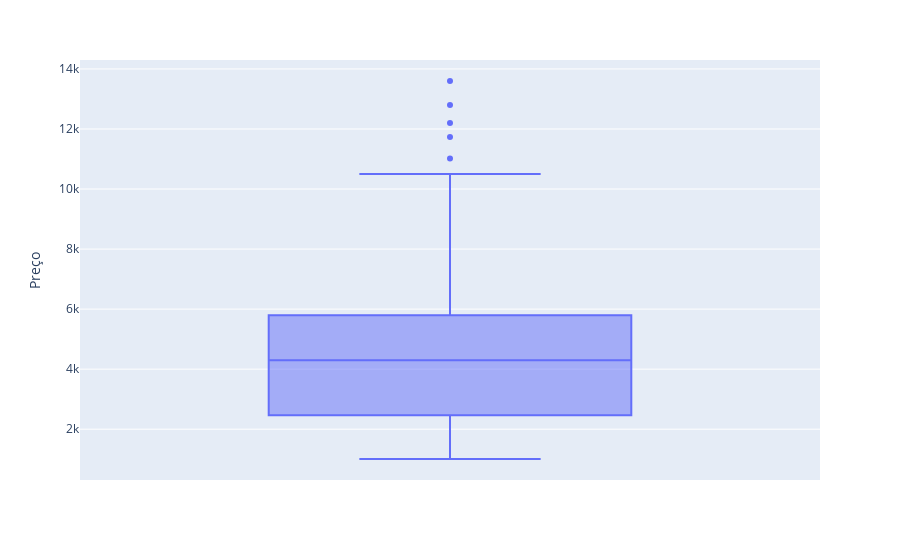

Notebook cell for this chart:
### Code cell
fig = px.box(dados_notebook, y="Preço")
fig.show()

### Figure 1 — Plotly figure (JSON) as saved in the notebook; plotly's stock layout.template omitted (floating-point values rounded to 4 significant figures; data arrays with more than 128 entries replaced by an {"elided": "..."} marker saying what was removed)
{"data": [{"alignmentgroup": "True", "hovertemplate": "Preço=%{y}<extra></extra>", "legendgroup": "", "marker": {"color": "#636efa"}, "name": "", "notched": false, "offsetgroup": "", "orientation": "v", "showlegend": false, "type": "box", "x0": " ", "xaxis": "x", "y": {"elided": "251 float values"}, "y0": " ", "yaxis": "y"}], "layout": {"boxmode": "group", "legend": {"tracegroupgap": 0}, "margin": {"t": 60}, "xaxis": {"anchor": "y", "domain": [0, 1]}, "yaxis": {"anchor": "x", "domain": [0, 1], "title": {"text": "Preço"}}}}
